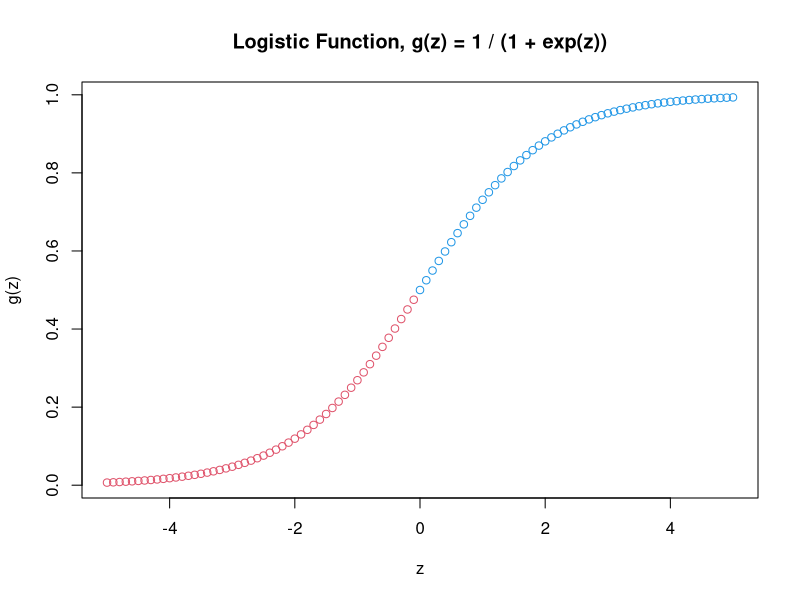
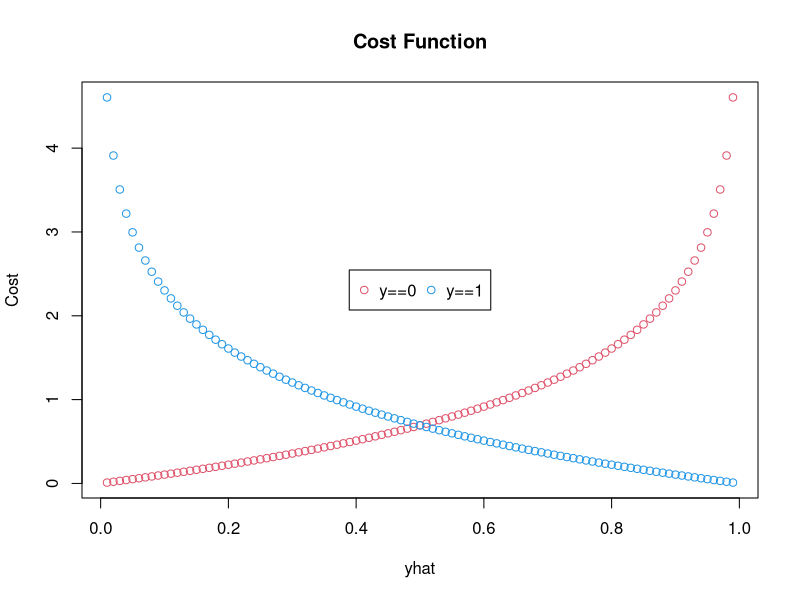
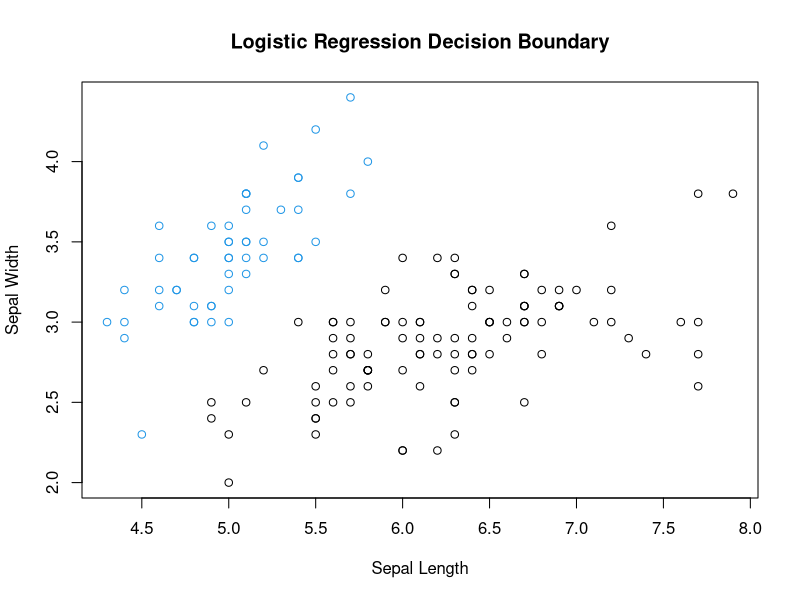

Here is the R script that generated these plots, in order: (Note: this script raises an error after producing the figures.)

## logistic function
g <- function(z) 1 / (1 + exp(-z))

## plot of logistic function over range [-5. 5] by 0.1
z <- seq(-5, 5, 0.1)
plot(x = z, y = g(z),
     main = 'Logistic Function, g(z) = 1 / (1 + exp(z))',
     xlab = 'z', ylab='g(z)', 
     col = ifelse(g(seq(-5, 5, 0.1)) < 0.5, 2, 4))

## cost function
cost <- function(yhat, y){
  if(y == 1){
    -log(yhat)
  }else{
    -log(1 - yhat)
  }
}

## plot of cost function for y in {0,1} and yhat in (0,1)
yhat <- seq(0.01, 0.99, 0.01)
cost_y0 <- cost(yhat, 0)
cost_y1 <- cost(yhat, 1)
matplot (yhat, cbind (cost_y0, cost_y1), pch = 1,
         main = 'Cost Function',
         xlab = 'yhat', ylab = 'Cost',
         col=c(2,4))
legend("center", inset=0, legend=c("y==0", "y==1"), pch=1, col=c(2,4), horiz=TRUE)

## redefine cost function without if-statement
cost <- function(yhat, y) -y*log(yhat) - (1-y)*log(1 - yhat)

## gradient object
## contains labels, features, and gradient function
grad.obj <- function(x, y) {
  x <- as.matrix(x)
  y <- as.matrix(y)
  m <- ncol(x)
  
  fxn <- function(theta){
    t(x) %*% (g(x %*% theta) - y)
  }
  
  return(
    list(m = m, labels = y, features = x, fxn = fxn)
  )
}

## gradient descent method
grad.descent <- function(grad.obj, maxiter = 10000, alpha = 0.05){
  theta_n = matrix(0, nrow = grad.obj$m, ncol = 1)
  for(i in 1:maxiter){
    theta_o = theta_n
    theta_n = theta_o - alpha * grad.obj$fxn(theta_o)
  }
  theta_n
}



require(dplyr)
## make 0,1 class for setosa and add intercept
dat <- iris %>% mutate(Intercept = 1, Setosa = (Species == 'setosa'))

## split features and labels
x <- dat %>% select(Intercept, Sepal.Length, Sepal.Width)
y <- dat %>% select(Setosa)

## use gradient descent to fit parameter
fit_theta <- grad.descent(grad.obj(x,y))
## generate predictions using the best fit theta
p_yhat <- g(as.matrix(x) %*% fit_theta)
## convert probabilities to 0,1 label
yhat <- ifelse(p_yhat < 0.5, 0, 1)

## test to see how well the data fits
sum(yhat == y) / nrow(y)
fit_theta

## plot the decision boundary
plot(x$Sepal.Length, x$Sepal.Width, main="Logistic Regression Decision Boundary",
     xlab = 'Sepal Length', ylab = 'Sepal Width', col = ifelse(y == 1, 4, 1))
abline(slope, intercept)
